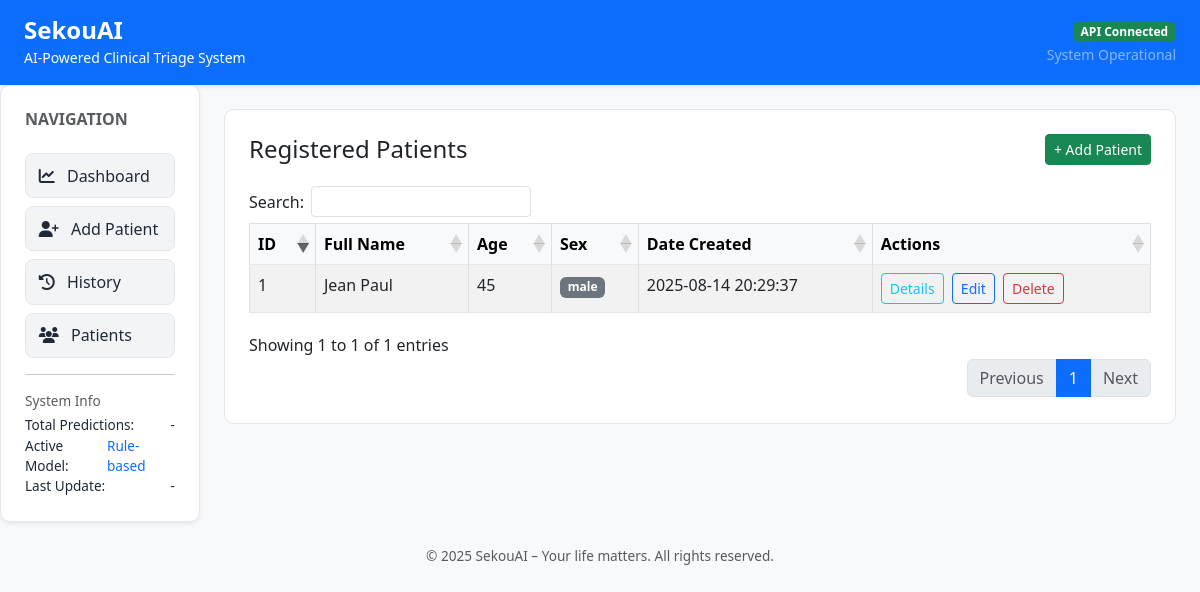
Page /patients on the committed database.
### backend/database.py (models this page shows)
class Patient(Base):
    __tablename__ = "patients"
    id = Column(Integer, primary_key=True, index=True)
    name = Column(String, nullable=False)
    age = Column(Integer, nullable=False)
    sex = Column(String(10), nullable=False)
    created_at = Column(DateTime(timezone=True), server_default=func.now())

### backend/main.py (the view)
@app.get("/patients", response_class=HTMLResponse, tags=["frontend"])
def serve_patients(request: Request, db: Session = Depends(get_db)):
    patients = db.query(Patient).order_by(Patient.created_at.desc()).limit(100).all()
    return templates.TemplateResponse("patients.html", {"request": request, "patients": patients})

### frontend/templates/patients.html (shortened to what this page needs)
{% extends "layout.html" %}
{% block head %}
  {{ super() }}
  <link rel="stylesheet" href="https://cdn.datatables.net/1.13.6/css/dataTables.bootstrap5.min.css">
  <link rel="stylesheet" href="https://cdn.datatables.net/buttons/2.4.1/css/buttons.bootstrap5.min.css">
{% endblock %}
{% block content %}
<div class="table-container card p-4">
  <div class="d-flex justify-content-between align-items-center mb-3">
    <h1 class="h4 mb-0">Registered Patients</h1>
    <a href="/add" class="btn btn-sm btn-success">+ Add Patient</a>
  </div>
  <div class="table-responsive">
    <table id="patients-table" class="table table-striped table-hover table-bordered align-middle table-sm nowrap w-100">
      <thead class="table-light">
        <tr>
          <th>ID</th>
          <th>Full Name</th>
          <th>Age</th>
          <th>Sex</th>
          <th>Date Created</th>
          <th>Actions</th>
        </tr>
      </thead>
      <tbody>
        {% for p in patients %}
        <tr>
          <td>{{ p.id }}</td>
          <td>{{ p.name or '—' }}</td>
          <td>{{ p.age or '—' }}</td>
          <td>
            {% if p.sex %}
              <span class="badge bg-secondary">{{ p.sex }}</span>
            {% else %}
              <span class="text-muted">—</span>
            {% endif %}
          </td>
          <td>{{ p.created_at }}</td>
          <td>
            <a href="/patients/{{ p.id }}" class="btn btn-sm btn-outline-info me-1">Details</a>
            <a href="/patients/{{ p.id }}/edit" class="btn btn-sm btn-outline-primary me-1">Edit</a>
            <form method="post" action="/patients/{{ p.id }}/delete" style="display:inline;" onsubmit="return confirm('Are you sure?');">
              <button type="submit" class="btn btn-sm btn-outline-danger">Delete</button>
            </form>
          </td>
        </tr>
        {% endfor %}
      </tbody>
    </table>
  </div>
</div>
{% endblock %}

### frontend/static/style.css (style rules this page uses)
:root { --bg: #f5f7fb; --text: #1f2937; --muted: #6b7280; --card: #ffffff; --primary: #2563eb; --border: #e5e7eb; --low: #10b981; --medium: #f59e0b; --high: #ef4444; }
* { box-sizing: border-box; }
body { margin: 0; font-family: ui-sans-serif, system-ui, -apple-system, "Segoe UI", Roboto, "Helvetica Neue", Arial; background: var(--bg); color: var(--text); }
.card { background: var(--card); border: 1px solid var(--border); border-radius: 10px; padding: 1rem; }
button { padding: 0.6rem 1rem; border: 0; border-radius: 8px; cursor: pointer; }
.table { width: 100%; border-collapse: collapse; }
.table th, .table td { border-bottom: 1px solid var(--border); padding: 0.5rem; text-align: left; vertical-align: top; }
.nowrap { white-space: nowrap; }

### rows in the picture
Patient: id "1", name "Jean Paul", age "45", sex "male", created_at "2025-08-14 20:29:37"
